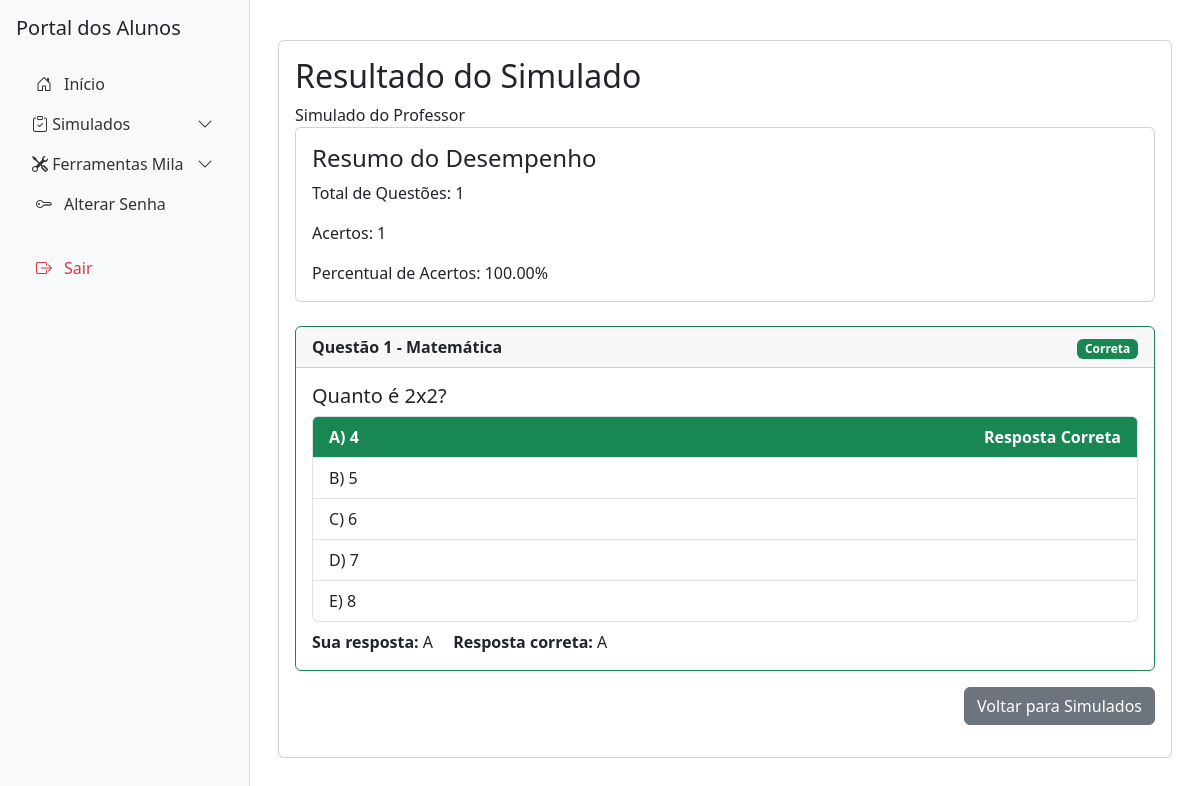
The app's page /aluno/simulado/2?origem=professor (signed in) with its own data.
### tables this page shows
CREATE TABLE "banco_questoes" (
    id INTEGER PRIMARY KEY AUTOINCREMENT,
    questao TEXT NOT NULL,
    alternativa_a TEXT NOT NULL,
    alternativa_b TEXT NOT NULL,
    alternativa_c TEXT NOT NULL,
    alternativa_d TEXT NOT NULL,
    alternativa_e TEXT,
    questao_correta TEXT NOT NULL,
    disciplina_id INTEGER NOT NULL,
    assunto TEXT NOT NULL,
    serie_id INTEGER,
    mes_id INTEGER,
    data_criacao TIMESTAMP DEFAULT CURRENT_TIMESTAMP,
    FOREIGN KEY (disciplina_id) REFERENCES disciplinas (id)
);

### models.py (models this page shows, shortened)
class Disciplina(db.Model):
    __tablename__ = 'disciplinas'
    id = db.Column(db.Integer, primary_key=True)
    nome = db.Column(db.String(100), nullable=False)
    descricao = db.Column(db.Text)

### routes/simulados.py (the view, shortened to what this page needs)
@simulados_bp.route('/aluno/simulado/<int:simulado_id>', methods=['GET', 'POST'])
@login_required
def responder_simulado(simulado_id):
    if current_user.tipo_usuario_id != 4:  # Apenas alunos podem acessar
        flash("Acesso não autorizado.", "danger")
        return redirect(url_for("index"))
    db = get_db()
    origem = request.args.get('origem', 'secretaria')
    aluno_simulado = db.execute("""
        SELECT status FROM aluno_simulado
        WHERE simulado_id = ? AND aluno_id = ?
    """, [simulado_id, current_user.id]).fetchone()
    if origem == 'professor':
        simulado = db.execute("""
            SELECT sgp.id, d.nome as disciplina_nome, u.nome as professor_nome
            FROM simulados_gerados_professor sgp
            JOIN disciplinas d ON sgp.disciplina_id = d.id
            JOIN usuarios u ON sgp.professor_id = u.id
            WHERE sgp.id = ?
        """, [simulado_id]).fetchone()
    if not simulado:
        flash("Simulado não encontrado.", "danger")
        return redirect(url_for("simulados.listar_simulados"))
    desempenho = db.execute("""
        SELECT respostas_aluno, respostas_corretas, desempenho
        FROM desempenho_simulado
        WHERE aluno_id = ? AND simulado_id = ?
    """, [current_user.id, simulado_id]).fetchone()
    if origem == 'professor':
        questoes = db.execute("""
            SELECT q.id, q.disciplina_id, d.nome as disciplina_nome, q.questao,
                   q.alternativa_a, q.alternativa_b, q.alternativa_c,
                   q.alternativa_d, q.alternativa_e, q.questao_correta
            FROM simulado_questoes_professor sq
            JOIN banco_questoes q ON sq.questao_id = q.id
            JOIN disciplinas d ON q.disciplina_id = d.id
            WHERE sq.simulado_id = ?
            ORDER BY q.disciplina_id
        """, [simulado_id]).fetchall()
    if not questoes:
        flash("Nenhuma questão encontrada para este simulado.", "danger")
        return redirect(url_for("simulados.listar_simulados"))
    questoes_por_disciplina = {}
    for q in questoes:
        disciplina_nome = q['disciplina_nome']
        if disciplina_nome not in questoes_por_disciplina:
            questoes_por_disciplina[disciplina_nome] = []
        questoes_por_disciplina[disciplina_nome].append(q)
    if desempenho:  # Se já respondeu, mostrar resultados
        respostas_aluno = json.loads(desempenho['respostas_aluno'])
        respostas_corretas = json.loads(desempenho['respostas_corretas'])
        resultados = []
        total_questoes = len(questoes)
        acertos = 0
        for q in questoes:
            questao_id = str(q['id'])
            resposta_aluno = respostas_aluno.get(questao_id, '')
            resposta_correta = respostas_corretas[questao_id]
            resultado = {
                'questao': q['questao'],
                'disciplina': q['disciplina_nome'],
                'alternativas': [
                    q['alternativa_a'],
                    q['alternativa_b'],
                    q['alternativa_c'],
                    q['alternativa_d'],
                    q['alternativa_e']
                ],
                'resposta_aluno': resposta_aluno,
                'resposta_correta': resposta_correta,
                'acertou': resposta_aluno == resposta_correta,
                'numero_questao': len(resultados) + 1
            }
            if resultado['acertou']:
                acertos += 1
            resultados.append(resultado)
        return render_template('alunos/responder_simulado.html',
                             modo_visualizacao=True,
                             resultados=resultados,
                             total_questoes=total_questoes,
                             acertos=acertos,
                             percentual_acertos=desempenho['desempenho'],
                             simulado=simulado)

### app.py (called while the page is built)
@app.context_processor
def utility_processor():
    return dict(enumerate=enumerate)

@login_manager.user_loader
def load_user(user_id):
    db = get_db()
    cursor = db.cursor()
    cursor.execute("""
        SELECT id, nome, tipo_usuario_id, escola_id, serie_id, turma_id, email, codigo_ibge
        FROM usuarios
        WHERE id = ?
    """, (user_id,))
    user_data = cursor.fetchone()
    if user_data:
        app.logger.info(f"Usuário carregado: {user_data}")
        return User(
            id=user_data[0],
            nome=user_data[1],
            tipo_usuario_id=user_data[2],
            escola_id=user_data[3],
            serie_id=user_data[4],
            turma_id=user_data[5],
            email=user_data[6],
            codigo_ibge=user_data[7]
        )
    app.logger.warning(f"Usuário com ID {user_id} não encontrado.")
    return None

def get_db():
    db = getattr(g, '_database', None)
    if db is None:
        db = g._database = sqlite3.connect(DATABASE)
    return db

@app.teardown_appcontext
def close_connection(exception):
    db = getattr(g, '_database', None)
    if db is not None:
        db.close()

@app.template_filter('chr')
def chr_filter(value):
    try:
        return chr(value)
    except (TypeError, ValueError):
        return value

### routes/simulados.py (called while the page is built)
def get_db():
    if 'db' not in g:
        g.db = sqlite3.connect('educacional.db')
        g.db.row_factory = sqlite3.Row
    return g.db

### templates/alunos/responder_simulado.html (shortened to what this page needs)
{% extends "alunos/base_alunos.html" %}
{% block content %}
<div class="container mt-4">
    {% if modo_visualizacao %}
        <div class="card {% if request.args.get('origem') == 'professor' %}simulado-professor{% else %}simulado-institucional{% endif %}">
            <div class="card-body">
                <div class="resultado-header">
                    <h2>Resultado do Simulado</h2>
                    <div class="tipo-simulado">
                        {% if request.args.get('origem') == 'professor' %}
                         Simulado do Professor
                        {% else %}
                        <i class="fas fa-university"></i> Simulado Institucional
                        {% endif %}
                    </div>
                </div>
                <div class="card mb-4">
                    <div class="card-body">
                        <h4 class="card-title">Resumo do Desempenho</h4>
                        <p class="card-text">Total de Questões: {{ total_questoes }}</p>
                        <p class="card-text">Acertos: {{ acertos }}</p>
                        <p class="card-text">Percentual de Acertos: {{ "%.2f"|format(percentual_acertos) }}%</p>
                    </div>
                </div>
                {% for resultado in resultados %}
                <div class="card mb-3 {% if resultado.acertou %}border-success{% else %}border-danger{% endif %}">
                    <div class="card-header">
                        <strong>Questão {{ resultado.numero_questao }} - {{ resultado.disciplina }}</strong>
                        <span class="float-end">
                            {% if resultado.acertou %}
                                <span class="badge bg-success">Correta</span>
                            {% else %}
                                <span class="badge bg-danger">Incorreta</span>
                            {% endif %}
                        </span>
                    </div>
                    <div class="card-body">
                        <h5 class="card-title">{{ resultado.questao }}</h5>
                        <div class="list-group">
                            {% for alternativa in resultado.alternativas %}
                                <div class="list-group-item {% if (loop.index + 64)|chr == resultado.resposta_correta %}bg-success text-white{% endif %}
                                    {% if (loop.index + 64)|chr == resultado.resposta_aluno %}fw-bold{% endif %}">
                                    {{ (loop.index + 64)|chr }}) {{ alternativa }}
                                    {% if (loop.index + 64)|chr == resultado.resposta_correta %}
                                        <span class="float-end"> Resposta Correta</span>
                                    {% endif %}
                                </div>
                            {% endfor %}
                        </div>
                        <div class="mt-2">
                            <strong>Sua resposta:</strong> {{ resultado.resposta_aluno }}
                            <strong class="ms-3">Resposta correta:</strong> {{ resultado.resposta_correta }}
                        </div>
                    </div>
                </div>
                {% endfor %}
                <div class="d-flex justify-content-end mb-3">
                    {% if request.args.get('origem') == 'professor' %}
                    <a href="{{ url_for('simulados.listar_simulados_professores') }}" class="btn btn-secondary">
                        Voltar para Simulados
                    </a>
                    {% else %}
                    <a href="{{ url_for('simulados.listar_simulados') }}" class="btn btn-secondary">
                        Voltar para Simulados
                    </a>
                    {% endif %}
                </div>
            </div>
        </div>
    {% endif %}
</div>
{% endblock %}

### templates/base.html (style rules this page uses)
body { min-height: 100vh; display: flex; flex-direction: column; }

### records on screen
banco_questoes: numero_questao "1", disciplina "Matemática", questao "Quanto é 2x2?", index "A" "B" "C" "D" "E", alternativas "4" "5" "6" "7" "8", resposta_aluno "A", resposta_correta "A"

### other values on screen
{{ total_questoes }} "1"
{{ acertos }} "1"
{{ "%.2f"|format(percentual_acertos) }} "100.00"
